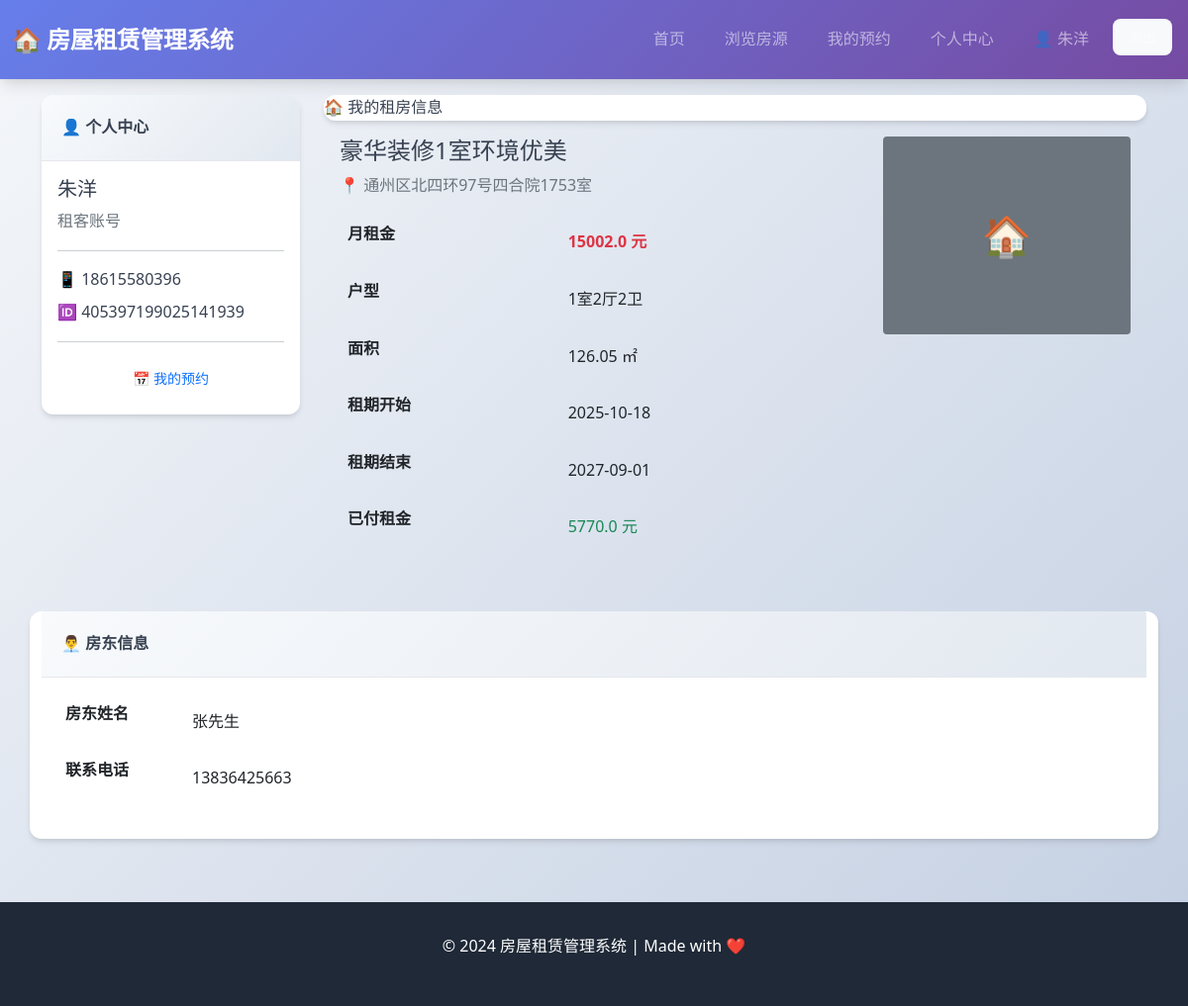
/tenant/dashboard (signed in), run on the app's committed database.
### app.py (models this page shows, shortened)
class Tenant(db.Model):
    __tablename__ = 'tenants'
    id = db.Column(db.Integer, primary_key=True)
    name = db.Column(db.String(50), nullable=False)
    phone = db.Column(db.String(20), nullable=False)
    id_card = db.Column(db.String(20))  # 身份证
    username = db.Column(db.String(50), unique=True)  # 登录账号
    password = db.Column(db.String(200))  # 登录密码
    house_id = db.Column(db.Integer, db.ForeignKey('houses.id'))
    rent_start = db.Column(db.Date)  # 租期开始
    rent_end = db.Column(db.Date)  # 租期结束
    rent_amount = db.Column(db.Float)  # 已付租金
    created_at = db.Column(db.DateTime, default=db.func.now())
    house = db.relationship('House', backref=db.backref('tenants', lazy=True))

class House(db.Model):
    __tablename__ = 'houses'
    id = db.Column(db.Integer, primary_key=True)
    title = db.Column(db.String(100), nullable=False)  # 标题
    address = db.Column(db.String(200), nullable=False)  # 地址
    area = db.Column(db.Float)  # 面积（平方米）
    price = db.Column(db.Float, nullable=False)  # 月租价格
    room_count = db.Column(db.Integer)  # 房间数
    hall_count = db.Column(db.Integer)  # 客厅数
    toilet_count = db.Column(db.Integer)  # 卫生间数
    floor = db.Column(db.String(50))  # 楼层
    orientation = db.Column(db.String(20))  # 朝向
    description = db.Column(db.Text)  # 详细描述
    status = db.Column(db.String(20), default='available')  # available, rented, unavailable
    image = db.Column(db.String(200))  # 图片路径
    owner_name = db.Column(db.String(50))  # 房东姓名
    owner_phone = db.Column(db.String(20))  # 房东电话
    created_at = db.Column(db.DateTime, default=db.func.now())

### app.py (the view)
@app.route('/tenant/dashboard')
@tenant_required
def tenant_dashboard():
    tenant = Tenant.query.get(session['tenant_id'])
    return render_template('tenant_dashboard.html', tenant=tenant)

### app.py (called while the page is built)
def tenant_required(f):
    @wraps(f)
    def decorated_function(*args, **kwargs):
        if 'tenant_id' not in session:
            flash('请先登录', 'warning')
            return redirect(url_for('tenant_login'))
        return f(*args, **kwargs)
    return decorated_function

### templates/tenant_dashboard.html (shortened to what this page needs)
{% extends "base.html" %}
{% block content %}
<div class="container fade-in">
    <div class="row">
        <div class="col-md-3">
            <div class="card">
                <div class="card-header">👤 个人中心</div>
                <div class="card-body">
                    <h5>{{ tenant.name }}</h5>
                    <p class="text-muted">租客账号</p>
                    <hr>
                    <ul class="list-unstyled">
                        <li class="mb-2">📱 {{ tenant.phone }}</li>
                        <li class="mb-2">🆔 {{ tenant.id_card or '未填写' }}</li>
                    </ul>
                    <hr>
                    <a href="{{ url_for('tenant_appointments') }}" class="btn btn-outline-primary btn-sm w-100">
                        📅 我的预约
                    </a>
                </div>
            </div>
        </div>
        <div class="col-md-9">
            <div class="card"
                <div class="card-header">🏠 我的租房信息</div>
                <div class="card-body">
                    {% if tenant.house %}
                    <div class="row">
                        <div class="col-md-8">
                            <h4>{{ tenant.house.title }}</h4>
                            <p class="text-muted">📍 {{ tenant.house.address }}</p>
                            <table class="table table-borderless">
                                <tr>
                                    <th>月租金</th>
                                    <td class="text-danger fw-bold">{{ tenant.house.price }} 元</td>
                                </tr>
                                <tr>
                                    <th>户型</th>
                                    <td>{{ tenant.house.room_count }}室{{ tenant.house.hall_count }}厅{{ tenant.house.toilet_count }}卫</td>
                                </tr>
                                <tr>
                                    <th>面积</th>
                                    <td>{{ tenant.house.area }} ㎡</td>
                                </tr>
                                <tr>
                                    <th>租期开始</th>
                                    <td>{{ tenant.rent_start }}</td>
                                </tr>
                                <tr>
                                    <th>租期结束</th>
                                    <td>{{ tenant.rent_end }}</td>
                                </tr>
                                <tr>
                                    <th>已付租金</th>
                                    <td class="text-success">{{ tenant.rent_amount }} 元</td>
                                </tr>
                            </table>
                        </div>
                        <div class="col-md-4">
                            <div class="bg-secondary d-flex align-items-center justify-content-center rounded" style="height: 200px;">
                                <span class="text-white fs-1">🏠</span>
                            </div>
                        </div>
                    </div>
                    {% else %}
                    <div class="empty-state">
                        <div class="icon">🏚️</div>
                        <p>您还没有租住房屋</p>
                        <a href="{{ url_for('houses') }}" class="btn btn-primary">浏览房源</a>
                    </div>
                    {% endif %}
                </div>
            </div>
            {% if tenant.house %}
            <div class="card mt-4">
                <div class="card-header">👨‍💼 房东信息</div>
                <div class="card-body">
                    <table class="table table-borderless">
                        <tr>
                            <th width="120">房东姓名</th>
                            <td>{{ tenant.house.owner_name or '未填写' }}</td>
                        </tr>
                        <tr>
                            <th>联系电话</th>
                            <td>{{ tenant.house.owner_phone or '未填写' }}</td>
                        </tr>
                    </table>
                </div>
            </div>
            {% endif %}
        </div>
    </div>
{% endblock %}

### static/css/style.css (style rules this page uses)
:root { --primary-color: #4f46e5; --primary-hover: #4338ca; --secondary-color: #06b6d4; --success-color: #10b981; --warning-color: #f59e0b; --danger-color: #ef4444; --dark-color: #1f2937; --light-color: #f3f4f6; --gradient-primary: linear-gradient(135deg, #667eea 0%, #764ba2 100%); --gradient-secondary: linear-gradient(135deg, #f093fb 0%, #f5576c 100%); --shadow-sm: 0 1px 2px 0 rgba(0, 0, 0, 0.05); --shadow-md: 0 4px 6px -1px rgba(0, 0, 0, 0.1), 0 2px 4px -1px rgba(0, 0, 0, 0.06); --shadow-lg: 0 10px 15px -3px rgba(0, 0, 0, 0.1), 0 4px 6px -2px rgba(0, 0, 0, 0.05); --shadow-xl: 0 20px 25px -5px rgba(0, 0, 0, 0.1), 0 10px 10px -5px rgba(0, 0, 0, 0.04); --border-radius: 12px; --border-radius-lg: 16px; }
* { margin: 0; padding: 0; box-sizing: border-box; }
body { font-family: 'Segoe UI', 'PingFang SC', 'Microsoft YaHei', sans-serif; background: linear-gradient(135deg, #f5f7fa 0%, #c3cfe2 100%); min-height: 100vh; color: #374151; line-height: 1.6; }
.card { border: none; border-radius: var(--border-radius); box-shadow: var(--shadow-md); transition: all 0.3s ease; background: white; overflow: hidden; }
.card-header { background: linear-gradient(135deg, #f8fafc 0%, #e2e8f0 100%); border-bottom: 1px solid #e5e7eb; font-weight: 600; padding: 1.25rem; }
.btn { border-radius: 8px; font-weight: 500; padding: 0.625rem 1.25rem; transition: all 0.3s ease; border: none; }
.table { border-radius: var(--border-radius); overflow: hidden; }
.table tbody td { padding: 1rem; vertical-align: middle; }
.fade-in { animation: fadeIn 0.6s ease-out; }

### data on the page
Tenant: name "朱洋", phone "18615580396", id_card "405397199025141939", rent_start "2025-10-18", rent_end "2027-09-01", rent_amount "5770.0"
House: house "豪华装修1室环境优美", house.address "通州区北四环97号四合院1753室", house.price "15002.0", house.room_count "1", house.hall_count "2", house.toilet_count "2", house.area "126.05", house "张先生", house "13836425663"

### other printed values
{{ session.tenant_name }} "朱洋"
